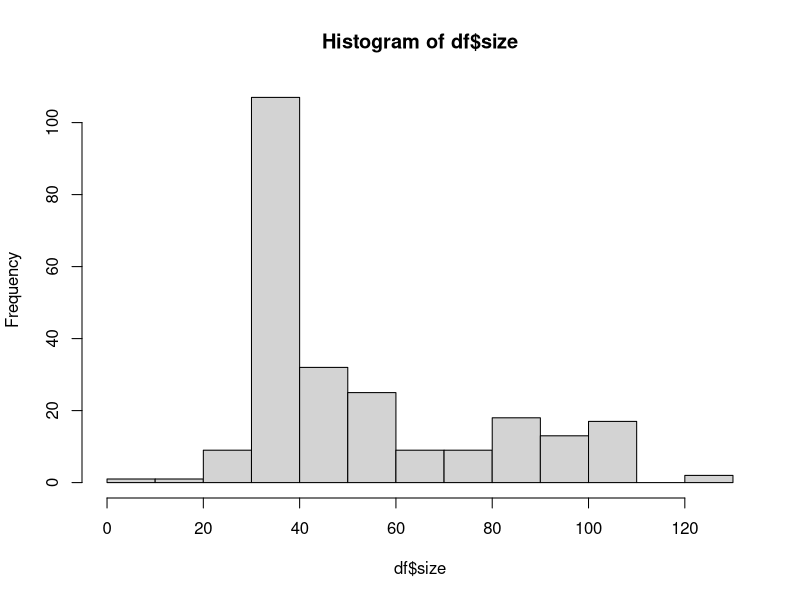

Here is the R script that generated this plot: (Note: this script raises an error after producing the figure.)
# Mae
# July 22
# Red size histogram


df <- read.csv("data/red_urchin_sizes.csv")

hist(df$size)

df$cuts <- cut(df$size, 5)

ggplot(df)+
  geom_bar(aes(x = cuts))

table(df$cuts)
range(df$size)

df$cuts <- cut(df$size, breaks = c(0, 20, 40, 60, 80, 100, 122))


# 20-40, 40-60, 60-80, 80-100, 100-120